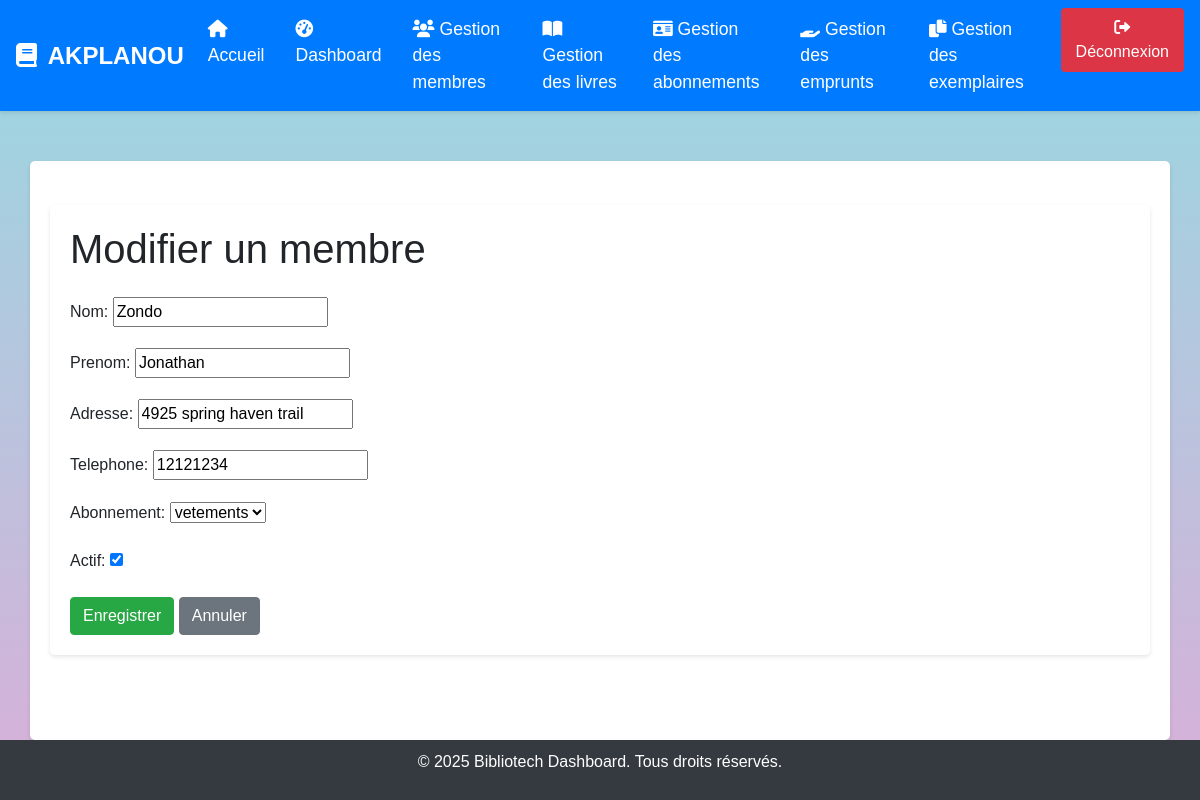
The page /modifier_membre/1/ on the database its author committed.
### gestion/models.py (models this page shows, shortened)
class Membre(models.Model):
    nom = models.CharField(max_length=100)
    prenom = models.CharField(max_length=100)
    adresse = models.CharField(max_length=200)
    telephone = models.CharField(max_length=20)
    abonnement = models.ForeignKey(Abonnement, on_delete=models.CASCADE)
    actif = models.BooleanField(default=True)
    date_inscription = models.DateField(auto_now_add=True)
    date_expiration = models.DateField(null=True, blank=True)

### gestion/views.py (the view)
# urls.py: path('modifier_membre/<int:membre_id>/', views.modifier_membre_view, name='modifier_membre'),
def modifier_membre_view(request, membre_id):
    membre = get_object_or_404(Membre, id=membre_id)
    if request.method == 'POST':
        form = MembreForm(request.POST, instance=membre)
        if form.is_valid():
            form.save()
            return redirect('gestion_membres')
    else:
        form = MembreForm(instance=membre)
    return render(request, 'gestion/modifier_membre.html', {'form': form})

### gestion/forms.py
class MembreForm(forms.ModelForm):
    class Meta:
        model = Membre
        fields = ['nom', 'prenom', 'adresse', 'telephone', 'abonnement', 'actif']
    def __init__(self, *args, **kwargs):
        super(MembreForm, self).__init__(*args, **kwargs)
        self.fields['abonnement'].queryset = Abonnement.objects.all()

### gestion/models.py (called while the page is built)
    def __str__(self):
        return self.libelle

### gestion/templates/gestion/modifier_membre.html (shortened to what this page needs)
{% extends "gestion/base.html" %}
{% block content %}
<div class="container mt-4">
    <h1 class="mb-4">Modifier un membre</h1>
    <form method="post">
        {{ form.as_p }}
        <button type="submit" class="btn btn-success">Enregistrer</button>
        <a href="{% url 'liste_membres' %}" class="btn btn-secondary">Annuler</a>
    </form>
</div>
{% endblock %}

### gestion/templates/gestion/base.html (style rules this page uses)
body { background-color: #D9AFD9; background-image: linear-gradient(0deg, #D9AFD9 0%, #97D9E1 100%); font-family: 'Arial', sans-serif; display: flex; flex-direction: column; min-height: 100vh; margin: 0; }
.container { background-color: white; padding: 20px; border-radius: 5px; box-shadow: 0 2px 4px rgba(0, 0, 0, 0.1); margin-top: 50px; flex: 1; }

### rows shown on the page
Membre: nom "Zondo", prenom "Jonathan", adresse "4925 spring haven trail", telephone "12121234", abonnement "vetements", actif "☑"
